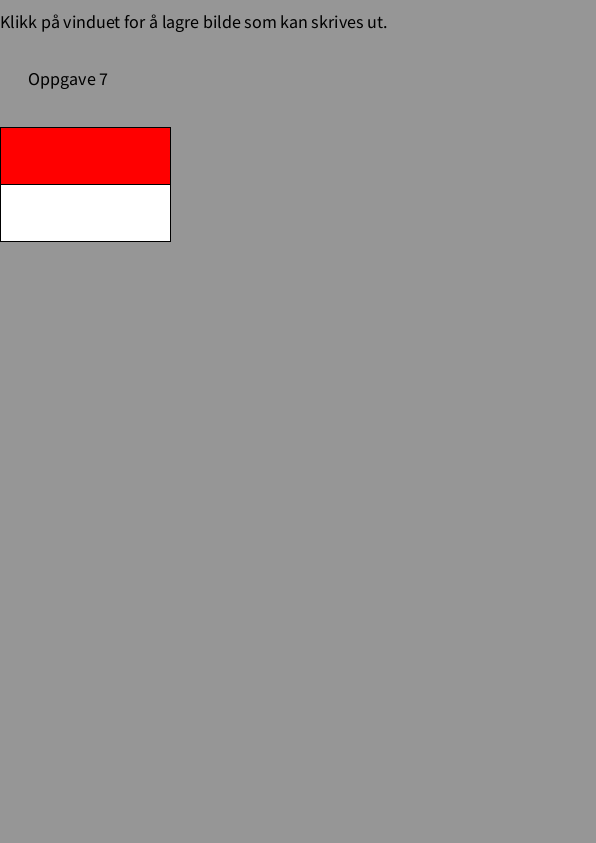
Frame 1 (no input)
Frame 60 (the mouse pressed at the canvas centre just before this capture): identical to frame 1, image omitted
Frame 120 (the mouse held since frame 60 and released just before this capture): identical to frame 1, image omitted

The Processing sketch that drew this single still picture (run headless with seeded random() and noise(); from frame 60 on, the mouse is pressed at the canvas centre):

// Processing sketch: oppgave7
// ── oppgave7.pde
float sfactor;
void lagA4()
{
  sfactor = 28.4;
  scale(sfactor, sfactor);
  strokeWeight(1/sfactor);
  background(150);
}

void setup()
{
  size(596,843);
  fill(255);
  frameRate(30);
}

void draw()
{
  lagA4();
  textSize(18/sfactor);
  fill(0);
  textAlign(LEFT);
  text("Klikk på vinduet for å lagre bilde som kan skrives ut.",0,1);
  translate(0,2);
  text("Oppgave 7",1,1);
  translate(0,0.5);
  noFill();
  translate(0,2);
  oppgave7();
}

void mouseClicked()
{
  try{
    save("oppgave7.png");
    println("Bildet lagret som \"oppgave7.png\"");
  }
  catch(Exception e){
    println("Kunne ikke lagre bildet: " + e.getMessage());
  }
}
// ── minkode.pde
void oppgave7()
{
  // Skriv inn kode her...
  float h = 4, delhoyde = h/2, b = h*1.5;
  fill(255,0,0);
  rect(0,0,b,delhoyde);
  fill(255,255,255);
  rect(0,delhoyde,b,delhoyde);
}
